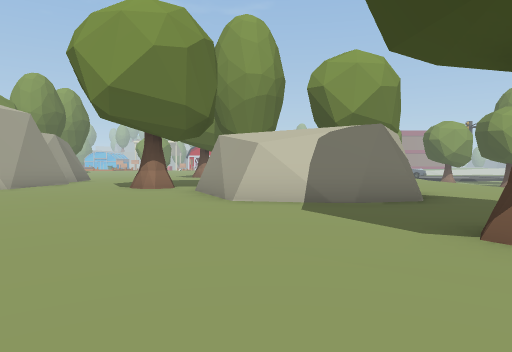
view 1 (above)

24 first-person views from a walk through a 3-D level made in the Unity game engine. The camera is 1.2 m above the floor, tilts 2° down and sees 70° across. The floor is counted in squares, 2 m on a side. Each view is taken from the middle of a square. On the plan, view 1 faces up. The plan holds only what a view shows up to about 10 squares ahead; the rest is blank. The place goes on beyond the plan. Some animated figures are left out.

view 2
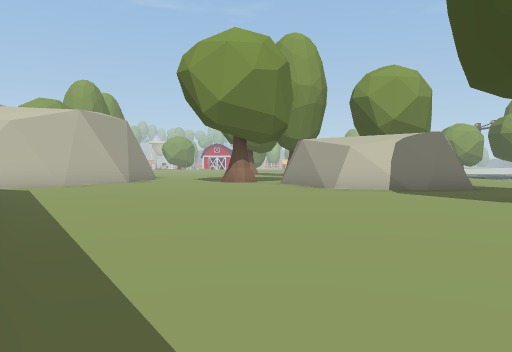

view 3
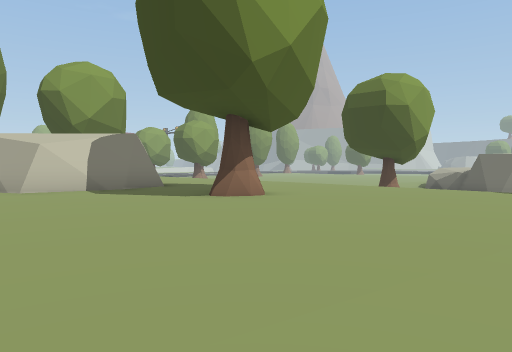

view 4
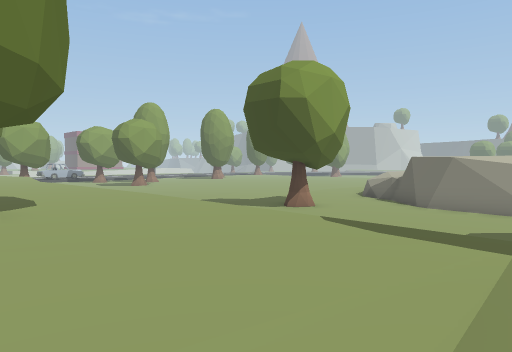

view 5
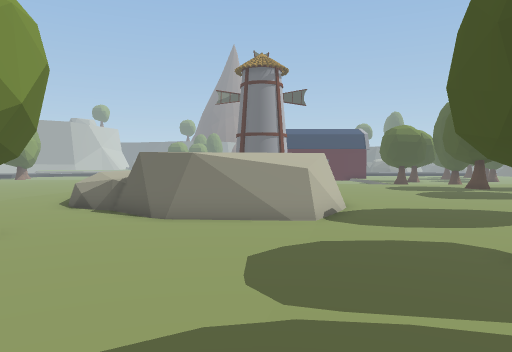

view 6
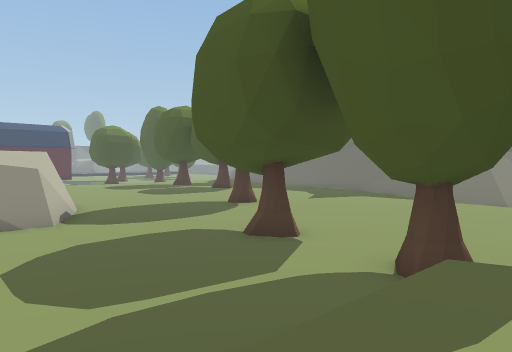

view 7
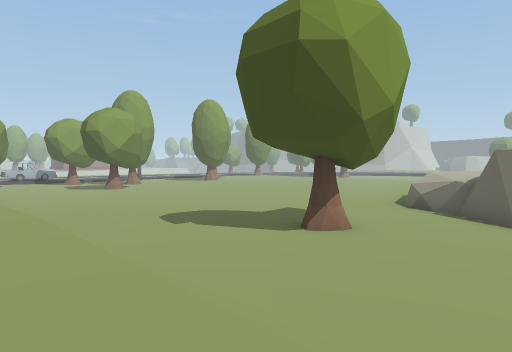

view 8
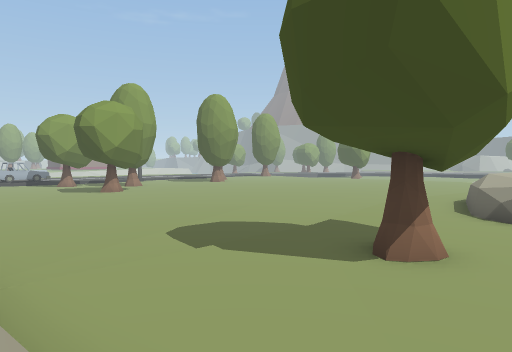

view 9
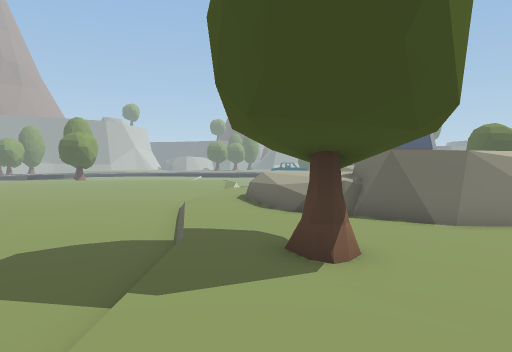

view 10
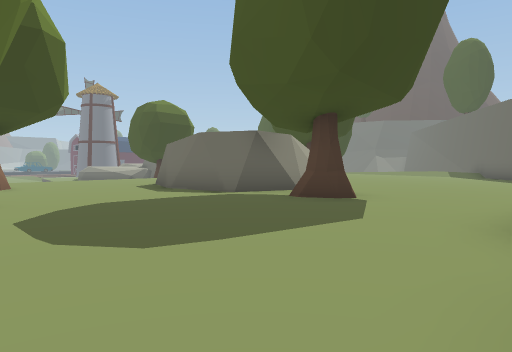

view 11
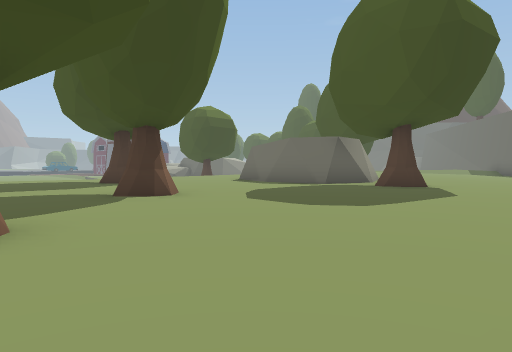

view 12
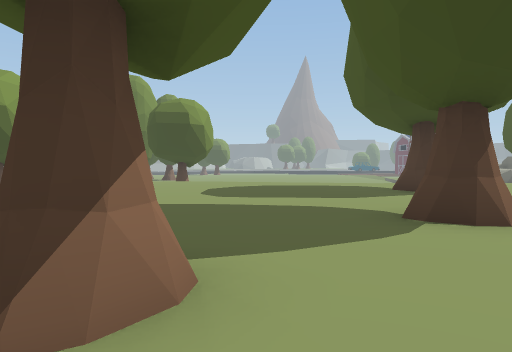

view 13
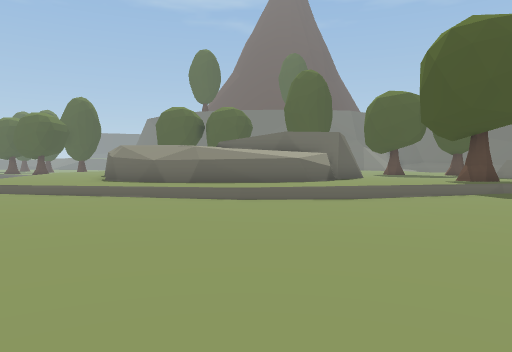

view 14
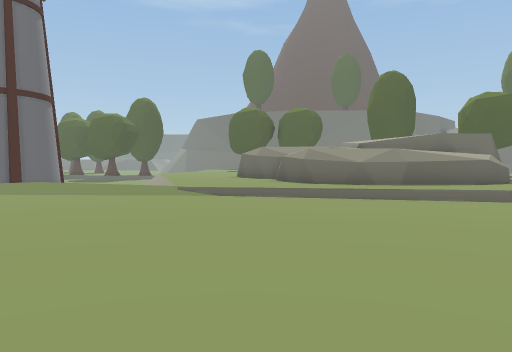

view 15
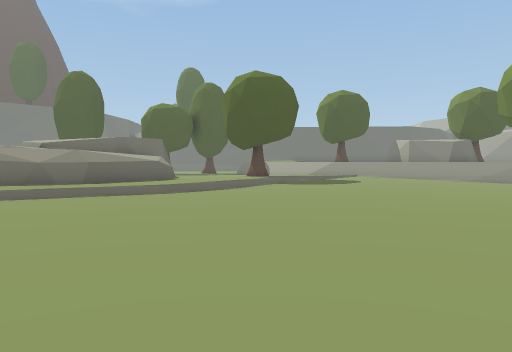

view 16
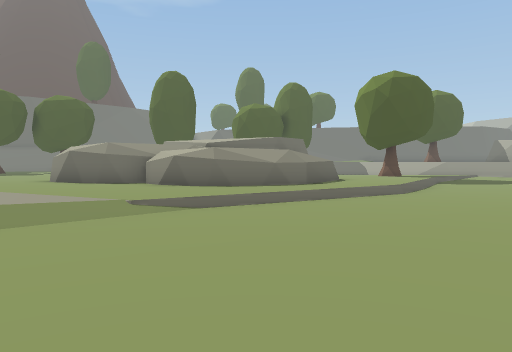

view 17
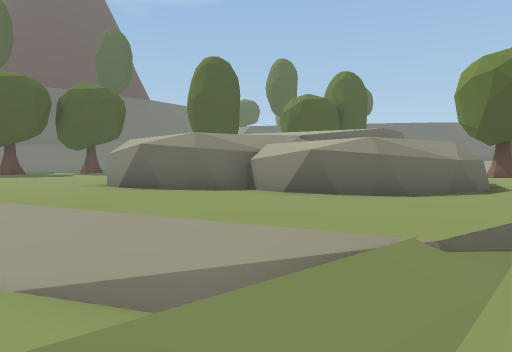

view 18
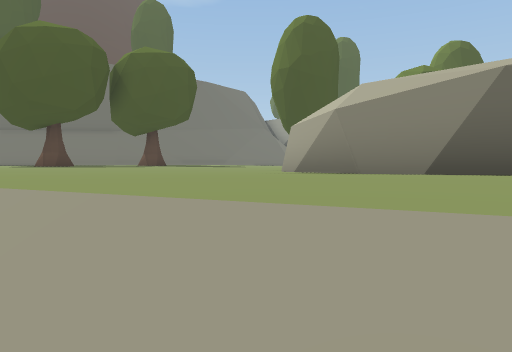

view 19
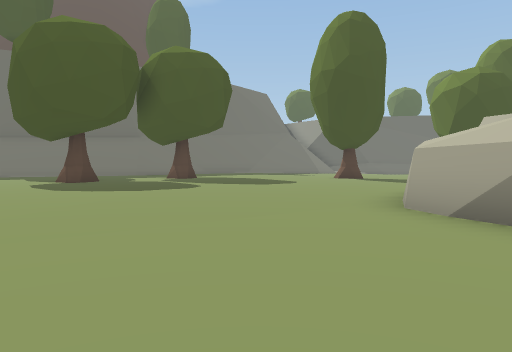

view 20
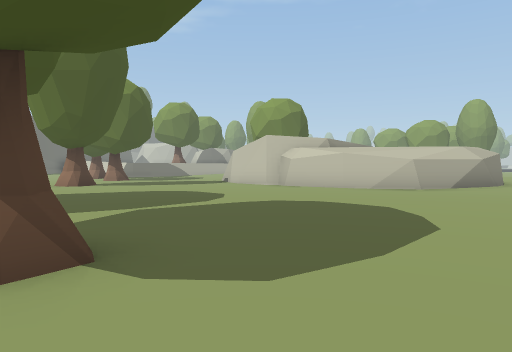

view 21
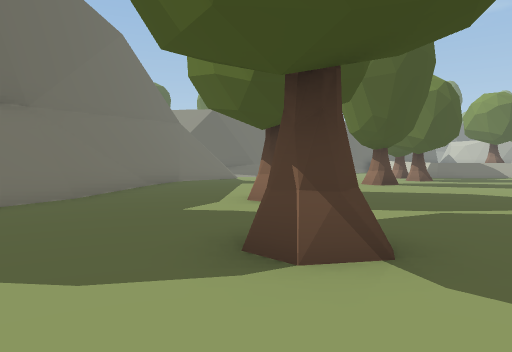

view 22
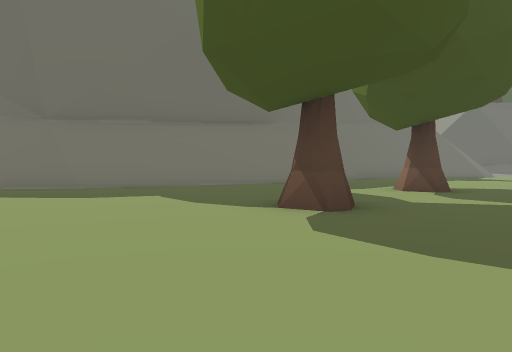

view 23
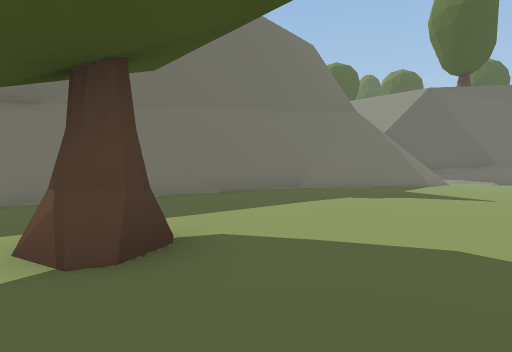

view 24
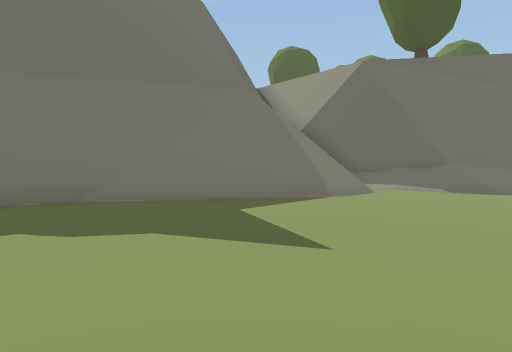

### Floor plan
Key: @ floor where view 1 was taken; # wall or solid block; . main floor; : floor 0.25 m higher than the main floor; - floor 0.25 m lower than the main floor; _ floor 0.5 m lower than the main floor; + floor 1 m higher than the main floor; < floor 1 m lower than the main floor; * floor 1.25 m higher than the main floor; / step, stairs or slope; = window, fence, low wall or low ledge; ^ raised ledge; v drop or lower ground; O other object.
Columns run from 8 left of view 1 to 26 right of it. Each row starts with its distance up from view 1.
 17   +++*O********
 16   +************
 15   *************            ....
 14   ******O******       ------...
 13   /********O/// -------------...
 12   /********/**  -------------....
 11    ***********  --------------.....
 10   #***********/----------------....
  9   #**OO####***/-----------------...
  8  ##****##   ** ------------------..
  7 ##*****## ##**/.-------//////------
  6 #*******###***///////::......:::===
  5  *************/..........^^^^..:/<<
  4   ************/....O...^^^^ ^^.../<
  3   ********O***/........#^    ^.../
  2    ***********/.......##    ^^.../
  1     **********=--.....#       #.../
  0      ***@*****=---....#       #.../
 -1      *********v-----..#       #.../
 -2       ******** -------##      ^.../
 -3           /    -------.##  ##^.....
 -4                -------..  .........
 -5                O--O--.............
 -6               ------..............
 -7               -----...............
 -8               ----..  O...........
 -9                --................./
-10                --................./
-11             #/--.................._
-12             ##--...........O..O..._
-13              #///=................
-14              #/ /###/.............
-15                  =#########.......
-16                 ####     #####....
-17                              ###..
-18                                ##

Where each view was taken, in squares from view 1:
view 1: 0 up, 0 right, facing up
view 2: 2 down, 2 left, facing up
view 3: 2 down, 2 left, facing up-right
view 4: 3 down, 2 right, facing up-right
view 5: 1 down, 5 right, facing right
view 6: 0 up, 5 right, facing down-right
view 7: 0 up, 5 right, facing up-right
view 8: 2 up, 6 right, facing up-right
view 9: 5 up, 6 right, facing right
view 10: 14 up, 6 left, facing down-right
view 11: 17 up, 6 left, facing down-right
view 12: 16 up, 4 left, facing right
view 13: 14 up, 17 right, facing down
view 14: 14 up, 22 right, facing down
view 15: 15 up, 22 right, facing down-left
view 16: 11 up, 26 right, facing down-left
view 17: 7 up, 26 right, facing down-left
view 18: 1 up, 26 right, facing down-left
view 19: 1 down, 26 right, facing down-left
view 20: 12 down, 25 right, facing up-left
view 21: 12 down, 25 right, facing left
view 22: 9 down, 26 right, facing down-left
view 23: 9 down, 20 right, facing down-left
view 24: 9 down, 15 right, facing down-left
